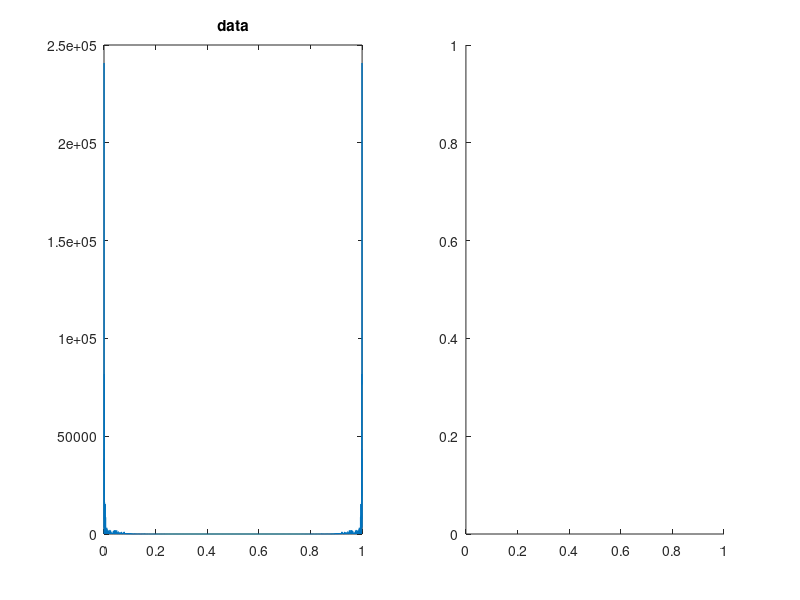

Write MATLAB code to recreate this figure. (Note: this script raises an error after producing the figure.)
close
clear all

load("eegsingle.mat")
data0 = data - mean(data);

NFFT = 8192;
X = fft(data0, NFFT);

subplot(121)
N = length(data0);
Rhat = (X .* conj(X)) / N;
f = [0:NFFT - 1] / NFFT;
plot(f, Rhat)
% xlim([0 0.15])
title("data")

subplot(122)
sub = 16;
window = 2048 / sub;
noverlap = 1024 / sub;
NFFT = 4096;
spectrogram(data0, window, noverlap, NFFT);

% period
fs = 256;
f_peak = 0.0002441;
T = 1 / fs / f_peak; % ~= 0.065
